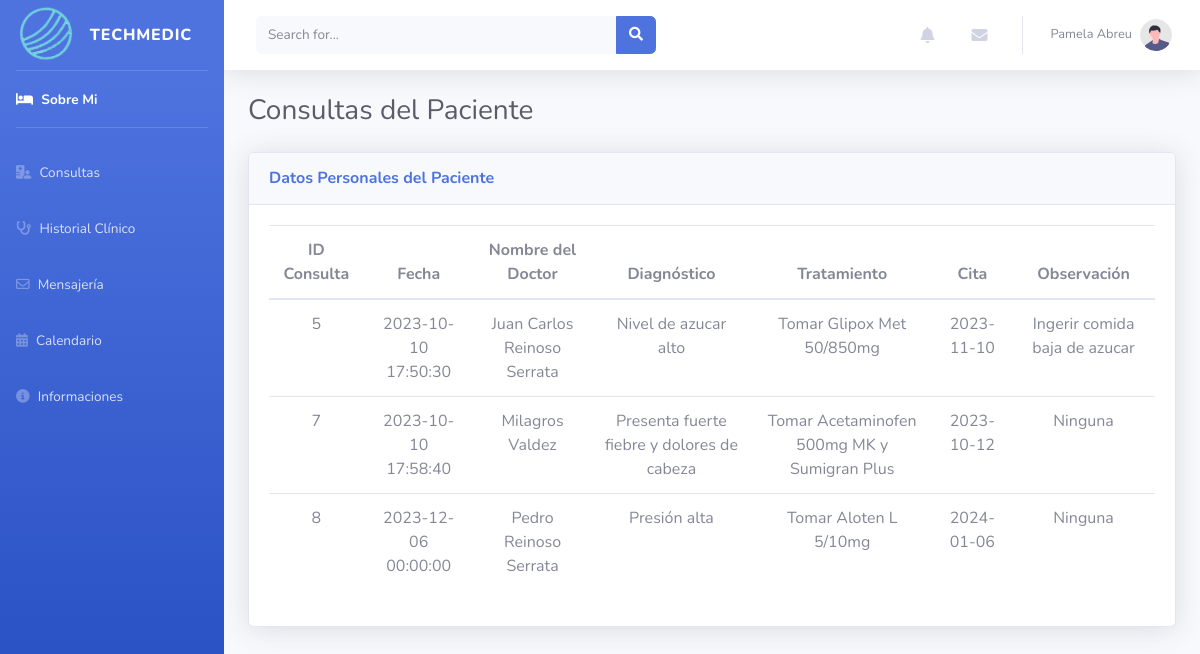
/consultas.php (signed in), run on the app's committed database.
### tables this page shows
CREATE TABLE `paciente` (
  `id_paciente` int(11) NOT NULL,
  `nombre` varchar(30) NOT NULL,
  `apellido` varchar(30) NOT NULL,
  `fecha_nacimiento` date NOT NULL,
  `correo` varchar(50) NOT NULL,
  `sexo` varchar(10) NOT NULL,
  `telefono` varchar(12) NOT NULL,
  `cedula` varchar(13) NOT NULL,
  `ocupacion` varchar(30) DEFAULT NULL,
  `seguro` varchar(30) DEFAULT NULL,
  `sangre` varchar(30) DEFAULT NULL,
  `nacionalidad` varchar(30) NOT NULL,
  `provincia` varchar(30) DEFAULT NULL,
  `ciudad` varchar(30) DEFAULT NULL,
  `direccion` varchar(50) NOT NULL,
  `familiar_nombre` varchar(50) NOT NULL,
  `familiar_apellido` varchar(50) NOT NULL,
  `familiar_direccion` varchar(50) DEFAULT NULL,
  `familiar_correo` varchar(50) DEFAULT NULL,
  `familiar_telefono` varchar(12) DEFAULT NULL,
  `pass` varchar(20) NOT NULL,
  `observacion` varchar(100) DEFAULT NULL
);

CREATE TABLE `consulta` (
  `id_consulta` int(11) NOT NULL,
  `id_paciente` int(11) DEFAULT NULL,
  `id_doctor` int(11) DEFAULT NULL,
  `fecha_consulta` datetime NOT NULL,
  `diagnostico` varchar(50) NOT NULL,
  `tratamiento` varchar(100) NOT NULL,
  `cita` date DEFAULT NULL,
  `observacion` varchar(100) DEFAULT NULL
);

CREATE TABLE `doctor` (
  `id_doctor` int(11) NOT NULL,
  `nombre` varchar(30) NOT NULL,
  `apellido` varchar(30) NOT NULL,
  `fecha_nacimiento` date NOT NULL,
  `correo` varchar(50) NOT NULL,
  `sexo` varchar(10) NOT NULL,
  `telefono` varchar(12) DEFAULT NULL,
  `cedula` varchar(13) NOT NULL,
  `colegiatura` varchar(10) NOT NULL,
  `id_especialidad` int(11) NOT NULL,
  `lugar_trabajo` varchar(30) NOT NULL,
  `seguro` varchar(30) DEFAULT NULL,
  `estudio_sec` varchar(30) NOT NULL,
  `universidad` varchar(30) NOT NULL,
  `especialidad_uni` varchar(30) NOT NULL,
  `titulo` varchar(30) NOT NULL,
  `curso` varchar(30) DEFAULT NULL,
  `experiencia` varchar(30) DEFAULT NULL,
  `nacionalidad` varchar(30) NOT NULL,
  `provincia` varchar(30) DEFAULT NULL,
  `ciudad` varchar(30) DEFAULT NULL,
  `direccion` varchar(50) NOT NULL,
  `pass` varchar(20) NOT NULL
);

### consultas.php (the view, shortened to what this page needs)
<?php
$conn = Conexion::ConexionBD();
if (isset($_SESSION['correo_paciente'])) {
    $correo_paciente = $_SESSION['correo_paciente'];
    $sqlPaciente = "SELECT * FROM paciente WHERE correo = '$correo_paciente'";
    $resultPaciente = $conn->query($sqlPaciente);
    if ($resultPaciente) {
        $paciente = $resultPaciente->fetch(PDO::FETCH_ASSOC);
        $id_paciente = $paciente['id_paciente'];
        $sqlConsultas = "SELECT c.*, d.nombre AS nombre_doctor, d.apellido AS apellido_doctor
                     FROM consulta c
                     INNER JOIN doctor d ON c.id_doctor = d.id_doctor
                     WHERE c.id_paciente = $id_paciente";
        $resultConsultas = $conn->query($sqlConsultas);
    if ($resultConsultas) {
        $consultas = $resultConsultas->fetchAll(PDO::FETCH_ASSOC);
    } else {
        $errorInfo = isset($conn) ? $conn->errorInfo() : null;
        echo "Error al obtener las consultas: " . ($errorInfo ? $errorInfo[2] : "No se pudo obtener información del error");
    }
} else {
    $errorInfo = isset($conn) ? $conn->errorInfo() : null;
    echo "Error al obtener la información del paciente: " . ($errorInfo ? $errorInfo[2] : "No se pudo obtener información del error");
}
} else {
    header("Location: login_paciente.html");
    exit;
}
?>
<!DOCTYPE html>
<html lang="en">
<head>
    <link href="vendor/fontawesome-free/css/all.min.css" rel="stylesheet" type="text/css">
    <link href="css/sb-admin-2.min.css" rel="stylesheet">
</head>
<body id="page-top">
    <div id="wrapper">
        <ul class="navbar-nav bg-gradient-primary sidebar sidebar-dark accordion" id="accordionSidebar">
            <a class="sidebar-brand d-flex align-items-center justify-content-center" href="inicio_paciente.php">
                <div class="sidebar-brand-icon rotate-n-15">
                    <img src="logo_only.png" alt="TechMedic Logo" class="img-fluid">
                </div>
                <div class="sidebar-brand-text mx-3">TechMedic</div>
            </a>
            <hr class="sidebar-divider my-0">
            <li class="nav-item active">
                <a class="nav-link" href="inicio_paciente.php">
                    <i class="fa-solid fa-bed"></i>
                    <span>Sobre Mi</span></a>
            </li>
            <hr class="sidebar-divider">
            <li class="nav-item">
                <a class="nav-link" href="consultas.php">
                    <i class="fa-solid fa-hospital-user"></i>
                    <span>Consultas</span>
                </a>
            </li>
            <li class="nav-item">
                <a class="nav-link" href="historia_clinico.php">
                    <i class="fa-solid fa-stethoscope"></i>
                    <span>Historial Clínico</span>
                </a>
            </li>
            <li class="nav-item">
                <a class="nav-link" href="mensajeria_paciente.php">
                    <i class="fa-regular fa-envelope"></i>
                    <span>Mensajería</span>
                </a>
            </li>
            <li class="nav-item">
                <a class="nav-link" href="calendar_paciente.php">
                    <i class="fa-solid fa-calendar-days"></i>
                    <span>Calendario</span></a>
            </li>
               <li class="nav-item">
                <a class="nav-link" href="inicio_paciente.php">
                    <i class="fa-solid fa-circle-info"></i>
                    <span>Informaciones</span></a>
            </li>
        </ul>
        <div id="content-wrapper" class="d-flex flex-column">
            <div id="content">
                <nav class="navbar navbar-expand navbar-light bg-white topbar mb-4 static-top shadow">
                    <form
                        class="d-none d-sm-inline-block form-inline mr-auto ml-md-3 my-2 my-md-0 mw-100 navbar-search">
                        <div class="input-group">
                            <input type="text" class="form-control bg-light border-0 small" placeholder="Search for..."
                                aria-label="Search" aria-describedby="basic-addon2">
                            <div class="input-group-append">
                                <button class="btn btn-primary" type="button">
                                    <i class="fas fa-search fa-sm"></i>
                                </button>
                            </div>
                        </div>
                    </form>
                    <ul class="navbar-nav ml-auto">
                        <li class="nav-item dropdown no-arrow mx-1">
                            <a class="nav-link dropdown-toggle" href="#" id="alertsDropdown" role="button"
                                data-toggle="dropdown" aria-haspopup="true" aria-expanded="false">
                                <i class="fas fa-bell fa-fw"></i>
                            </a>
                        </li>
                        <li class="nav-item dropdown no-arrow mx-1">
                            <a class="nav-link dropdown-toggle" href="#" id="messagesDropdown" role="button"
                                data-toggle="dropdown" aria-haspopup="true" aria-expanded="false">
                                <i class="fas fa-envelope fa-fw"></i>
                            </a>
                        </li>
                        <li class="nav-item dropdown no-arrow">
                            <a class="nav-link dropdown-toggle" href="#" id="userDropdown" role="button"
                                data-toggle="dropdown" aria-haspopup="true" aria-expanded="false">
                                <span class="mr-2 d-none d-lg-inline text-gray-600 small"><?php echo $paciente['nombre'] . ' ' . $paciente['apellido']; ?></span>
                                <img class="img-profile rounded-circle"
                                    src="img/undraw_profile.svg">
                            </a>
                        </li>
                    </ul>
                </nav>
                    <div class="container-fluid">
                        <h1 class="h3 mb-4 text-gray-800">Consultas del Paciente</h1>
                        <div class="row">
                            <div class="col-lg-12">
                                <div class="card shadow mb-4">
                                    <div class="card-header py-3">
                                        <h6 class="m-0 font-weight-bold text-primary">Datos Personales del Paciente</h6>
                                    </div>
                                    <div class="card-body text-center">
                                    <?php if (isset($consultas) && count($consultas) > 0) : ?>
                                        <table class="table">
                                            <thead>
                                                <tr>
                                                    <th>ID Consulta</th>
                                                    <th>Fecha</th>
                                                    <th>Nombre del Doctor</th>
                                                    <th>Diagnóstico</th>
                                                    <th>Tratamiento</th>
                                                    <th>Cita</th>
                                                    <th>Observación</th>
                                                </tr>
                                            </thead>
                                            <tbody>
                                                <?php foreach ($consultas as $consulta) : ?>
                                                    <tr>
                                                        <td><?php echo $consulta['id_consulta']; ?></td>
                                                        <td><?php echo $consulta['fecha_consulta']; ?></td>
                                                        <td><?php echo $consulta['nombre_doctor'] . ' ' . $consulta['apellido_doctor']; ?></td>
                                                        <td><?php echo $consulta['diagnostico']; ?></td>
                                                        <td><?php echo $consulta['tratamiento']; ?></td>
                                                        <td><?php echo $consulta['cita']; ?></td>
                                                        <td><?php echo $consulta['observacion']; ?></td>
                                                    </tr>
                                                <?php endforeach; ?>
                                            </tbody>
                                        </table>
                                    <?php else : ?>
                                        <p>No hay consultas disponibles.</p>
                                    <?php endif; ?>
                                    </div>
                                </div>
                            </div>
                        </div>
                    </div>
                </div>
            </div>
        </div>
</body>
</html>

### data on the page
paciente: nombre "Pamela", apellido "Abreu"
consulta: id_consulta "5", fecha_consulta "2023-10-10 17:50:30", id_doctor.nombre "Juan Carlos", id_doctor.apellido "Reinoso Serrata", diagnostico "Nivel de azucar alto", tratamiento "Tomar Glipox Met 50/850mg", cita "2023-11-10", observacion "Ingerir comida baja de azucar"
consulta: id_consulta "7", fecha_consulta "2023-10-10 17:58:40", id_doctor.nombre "Milagros", id_doctor.apellido "Valdez", diagnostico "Presenta fuerte fiebre y dolores de cabeza", tratamiento "Tomar Acetaminofen 500mg MK y Sumigran Plus", cita "2023-10-12", observacion "Ninguna"
consulta: id_consulta "8", fecha_consulta "2023-12-06 00:00:00", id_doctor.nombre "Pedro", id_doctor.apellido "Reinoso Serrata", diagnostico "Presión alta", tratamiento "Tomar Aloten L 5/10mg", cita "2024-01-06", observacion "Ninguna"
